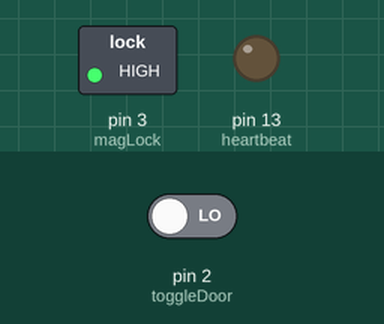
Simulated run of this sketch. Board: Arduino Uno, built with avr-gcc and run on an emulated ATmega328P. Parts: switched loads named in the sketch (green lamp = pin HIGH), output pins drawn as LEDs (lit = HIGH). Inputs (shaded band) come from the test bench; at power-on: pin 2 (toggleDoor) LOW.

Above: at 1.8 s.
1.9 s: pin 2 (toggleDoor) driven HIGH
At 2.8 s:
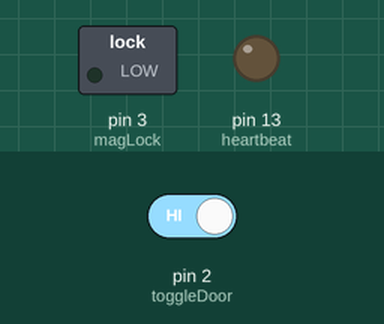
3.5 s: pin 2 (toggleDoor) driven LOW
At 4.0 s:
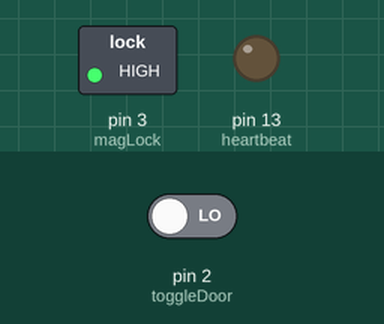
Timing chart, 0 to 6.5 s (numbered marks = the images above; inputs shaded):
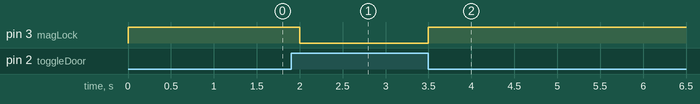

Measured:
- after the input at 1.9 s, pin 3 (magLock): HIGH → LOW after 0.10 s
- after the input at 3.5 s, pin 3 (magLock): LOW → HIGH at once

The sketch:

door-to-door.ino
```cpp
int toggleDoorFlag = 0;
int toggleDoor = 2;
int magLock = 3;
int heartbeat = 13;
int calcium = 4;
int notCalcium0 = 5;
int notCalcium1 = 6;
int strobe = 7;

void setup() {
  // put your setup code here, to run once:
  pinMode(toggleDoor, INPUT);
  pinMode(magLock, OUTPUT);
  pinMode(heartbeat, OUTPUT);
  pinMode(calcium, INPUT);
  pinMode(notCalcium0, INPUT);
  pinMode(notCalcium1, INPUT);
  pinMode(strobe, OUTPUT);
}

void loop() {
  digitalWrite(magLock, HIGH);
  toggleDoorFlag = digitalRead(toggleDoor);
  if (toggleDoorFlag == HIGH) {
    digitalWrite(magLock, LOW);
  }

  digitalWrite(strobe, LOW);
  if (calcium && !notCalcium0 && !notCalcium1) {
    digitalWrite(strobe, HIGH);
  }
  else{
    digitalWrite(strobe, LOW);
  }

  delay(500);
}
```
